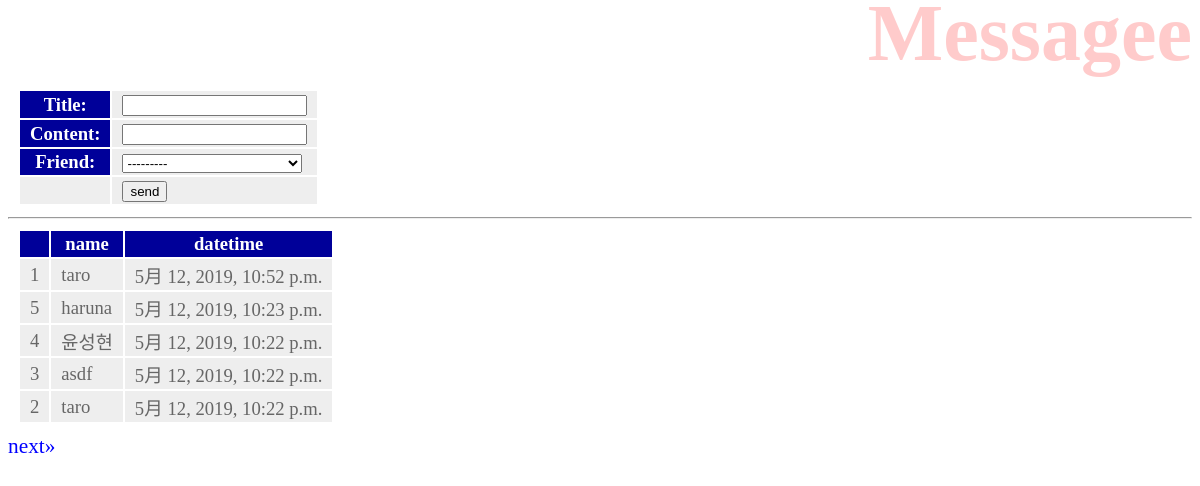
The page /hello/message/ on the database as committed earlier.
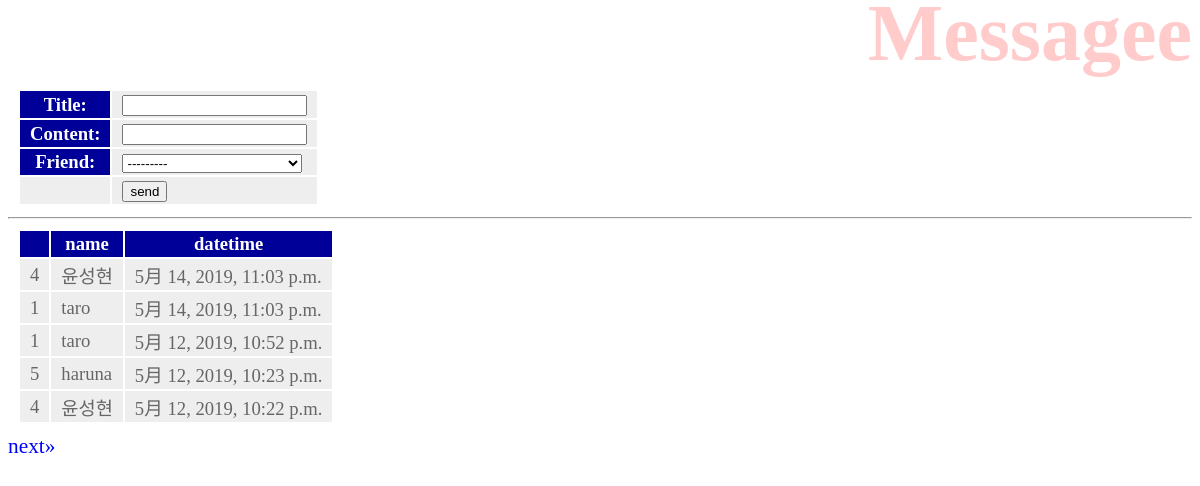
The same page on the database as committed later.
### hello/models.py (models this page shows, shortened)
class Message(models.Model):
    friend = models.ForeignKey(Friend, on_delete=models.CASCADE)
    title = models.CharField(max_length=100)
    content = models.CharField(max_length=300)
    pub_date = models.DateTimeField(auto_now_add=True)
    class Meta:
        ordering = ('pub_date',)

class Friend(models.Model):
    name = models.CharField(max_length=100, validators=[number_only])
    mail = models.EmailField(max_length=200, validators=[MinLengthValidator(10)])
    gender = models.BooleanField()
    age = models.IntegerField(validators=[MinValueValidator(0), MaxValueValidator(150)])
    birthday = models.DateField()
    def __str__(self):
        return '<Friend:id=' + str(self.id) + ', ' + \
               self.name + '(' + str(self.age) + ')>'

### hello/views.py (the view)
# urls.py: path('message/', views.message, name='message'),
def message(request, page=1):
    if request.method == 'POST':
        obj = Message()
        form = MessageForm(request.POST, instance=obj)
        form.save()
    data = Message.objects.all().reverse()
    paginator = Paginator(data, 5)
    params = {
        'title': 'Messagee',
        'form': MessageForm(),
        'data': paginator.get_page(page),
    }
    return render(request, 'hello/message.html', params)

### hello/forms.py
class MessageForm(forms.ModelForm):
    class Meta:
        model = Message
        fields = ['title', 'content', 'friend']

### hello/templates/hello/message.html (shortened to what this page needs)
{% load static %}
<!DOCTYPE html>
<html lang="ja">
<head>
    <link rel="stylesheet" type="text/css"
          href="{% static 'hello/css/style.css' %}"/>
</head>
<body>
    <h1>{{ title }}</h1>
    <table>
        <form action="{% url 'message' %}" method="post">
            {{ form.as_table }}
            <tr><td></td><td><input type="submit" value="send"></td></tr>
        </form>
    </table>
    <hr>
    <table>
        <tr>
            <th>{{ item.title }}</th>
            <th>name</th>
            <th>datetime</th>
        </tr>
    {% for item in data %}
        <tr>
            <td>{{ item.title }}</td>
            <td>{{ item.friend.name }}</td>
            <td>{{ item.pub_date }}</td>
        </tr>
    {% endfor %}
    </table>
    <div>
        {% if data.has_next %}
            <a href="{% url 'message' %}{{ data.next_page_number }}">next&raquo;</a>
        {% endif %}
    </div>
</body>
</html>

Rows that differ between the two databases and show on the page:
no longer on this page (row unchanged): Message: title "3", friend.name "asdf", pub_date "5月 12, 2019, 10:22 p.m."
no longer on this page (row unchanged): Message: title "2", friend.name "taro", pub_date "5月 12, 2019, 10:22 p.m."
added Message: title "4", friend.name "윤성현", pub_date "5月 14, 2019, 11:03 p.m."
added Message: title "1", friend.name "taro", pub_date "5月 14, 2019, 11:03 p.m."
